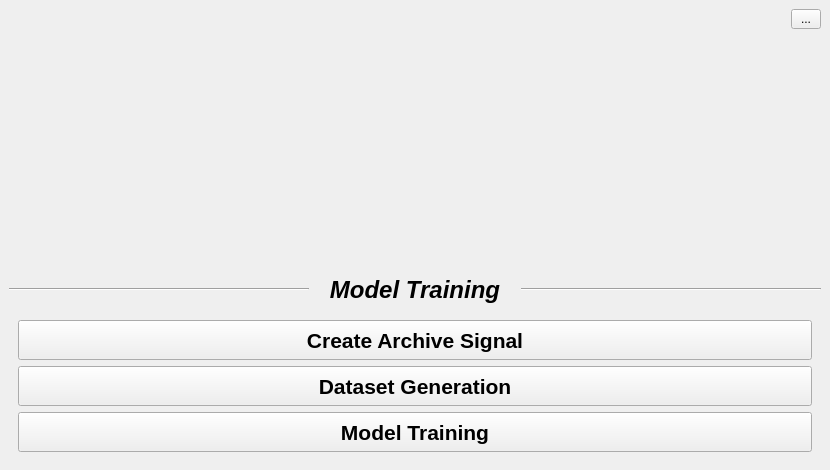
<?xml version="1.0" encoding="UTF-8"?>
<ui version="4.0">
 <class>ParusTrnWindow</class>
 <widget class="QMainWindow" name="ParusTrnWindow">
  <property name="geometry">
   <rect>
    <x>0</x>
    <y>0</y>
    <width>830</width>
    <height>470</height>
   </rect>
  </property>
  <property name="minimumSize">
   <size>
    <width>830</width>
    <height>470</height>
   </size>
  </property>
  <property name="maximumSize">
   <size>
    <width>830</width>
    <height>470</height>
   </size>
  </property>
  <property name="windowTitle">
   <string>Parus Model Training</string>
  </property>
  <widget class="QWidget" name="centralWidget">
   <layout class="QVBoxLayout" name="centralLayout" stretch="0,1,0,0">
    <item>
     <layout class="QHBoxLayout" name="settingLayout">
      <property name="spacing">
       <number>0</number>
      </property>
      <item>
       <spacer name="settingSpacer">
        <property name="orientation">
         <enum>Qt::Orientation::Horizontal</enum>
        </property>
        <property name="sizeHint" stdset="0">
         <size>
          <width>40</width>
          <height>20</height>
         </size>
        </property>
       </spacer>
      </item>
      <item>
       <widget class="QToolButton" name="settingButton">
        <property name="minimumSize">
         <size>
          <width>30</width>
          <height>20</height>
         </size>
        </property>
        <property name="maximumSize">
         <size>
          <width>30</width>
          <height>20</height>
         </size>
        </property>
        <property name="text">
         <string>...</string>
        </property>
       </widget>
      </item>
     </layout>
    </item>
    <item>
     <widget class="QFrame" name="logoFrame">
      <property name="minimumSize">
       <size>
        <width>540</width>
        <height>150</height>
       </size>
      </property>
      <property name="frameShape">
       <enum>QFrame::Shape::NoFrame</enum>
      </property>
      <property name="frameShadow">
       <enum>QFrame::Shadow::Plain</enum>
      </property>
      <layout class="QVBoxLayout" name="logoLayout">
       <property name="spacing">
        <number>0</number>
       </property>
       <property name="leftMargin">
        <number>0</number>
       </property>
       <property name="topMargin">
        <number>0</number>
       </property>
       <property name="rightMargin">
        <number>0</number>
       </property>
       <property name="bottomMargin">
        <number>0</number>
       </property>
      </layout>
     </widget>
    </item>
    <item>
     <layout class="QHBoxLayout" name="titleLayout" stretch="1,0,1">
      <item>
       <widget class="Line" name="titleLineL">
        <property name="minimumSize">
         <size>
          <width>100</width>
          <height>0</height>
         </size>
        </property>
        <property name="frameShadow">
         <enum>QFrame::Shadow::Sunken</enum>
        </property>
        <property name="orientation">
         <enum>Qt::Orientation::Horizontal</enum>
        </property>
       </widget>
      </item>
      <item>
       <widget class="QLabel" name="titleLabel">
        <property name="minimumSize">
         <size>
          <width>200</width>
          <height>30</height>
         </size>
        </property>
        <property name="maximumSize">
         <size>
          <width>16777215</width>
          <height>30</height>
         </size>
        </property>
        <property name="font">
         <font>
          <pointsize>18</pointsize>
          <italic>true</italic>
          <bold>true</bold>
         </font>
        </property>
        <property name="text">
         <string>Model Training</string>
        </property>
        <property name="alignment">
         <set>Qt::AlignmentFlag::AlignCenter</set>
        </property>
       </widget>
      </item>
      <item>
       <widget class="Line" name="titleLineR">
        <property name="minimumSize">
         <size>
          <width>100</width>
          <height>0</height>
         </size>
        </property>
        <property name="frameShadow">
         <enum>QFrame::Shadow::Sunken</enum>
        </property>
        <property name="orientation">
         <enum>Qt::Orientation::Horizontal</enum>
        </property>
       </widget>
      </item>
     </layout>
    </item>
    <item>
     <widget class="QFrame" name="ctrlFrame">
      <property name="frameShape">
       <enum>QFrame::Shape::NoFrame</enum>
      </property>
      <property name="frameShadow">
       <enum>QFrame::Shadow::Plain</enum>
      </property>
      <layout class="QVBoxLayout" name="ctrlLayout">
       <item>
        <widget class="QPushButton" name="arcMksButton">
         <property name="minimumSize">
          <size>
           <width>300</width>
           <height>40</height>
          </size>
         </property>
         <property name="maximumSize">
          <size>
           <width>16777215</width>
           <height>40</height>
          </size>
         </property>
         <property name="font">
          <font>
           <pointsize>16</pointsize>
           <bold>true</bold>
          </font>
         </property>
         <property name="text">
          <string>Create Archive Signal</string>
         </property>
        </widget>
       </item>
       <item>
        <widget class="QPushButton" name="datGenButton">
         <property name="minimumSize">
          <size>
           <width>300</width>
           <height>40</height>
          </size>
         </property>
         <property name="maximumSize">
          <size>
           <width>16777215</width>
           <height>40</height>
          </size>
         </property>
         <property name="font">
          <font>
           <pointsize>16</pointsize>
           <bold>true</bold>
          </font>
         </property>
         <property name="text">
          <string>Dataset Generation</string>
         </property>
        </widget>
       </item>
       <item>
        <widget class="QPushButton" name="modTrnButton">
         <property name="minimumSize">
          <size>
           <width>300</width>
           <height>40</height>
          </size>
         </property>
         <property name="maximumSize">
          <size>
           <width>16777215</width>
           <height>40</height>
          </size>
         </property>
         <property name="font">
          <font>
           <pointsize>16</pointsize>
           <bold>true</bold>
          </font>
         </property>
         <property name="text">
          <string>Model Training</string>
         </property>
        </widget>
       </item>
      </layout>
     </widget>
    </item>
   </layout>
  </widget>
 </widget>
 <resources/>
 <connections/>
</ui>
